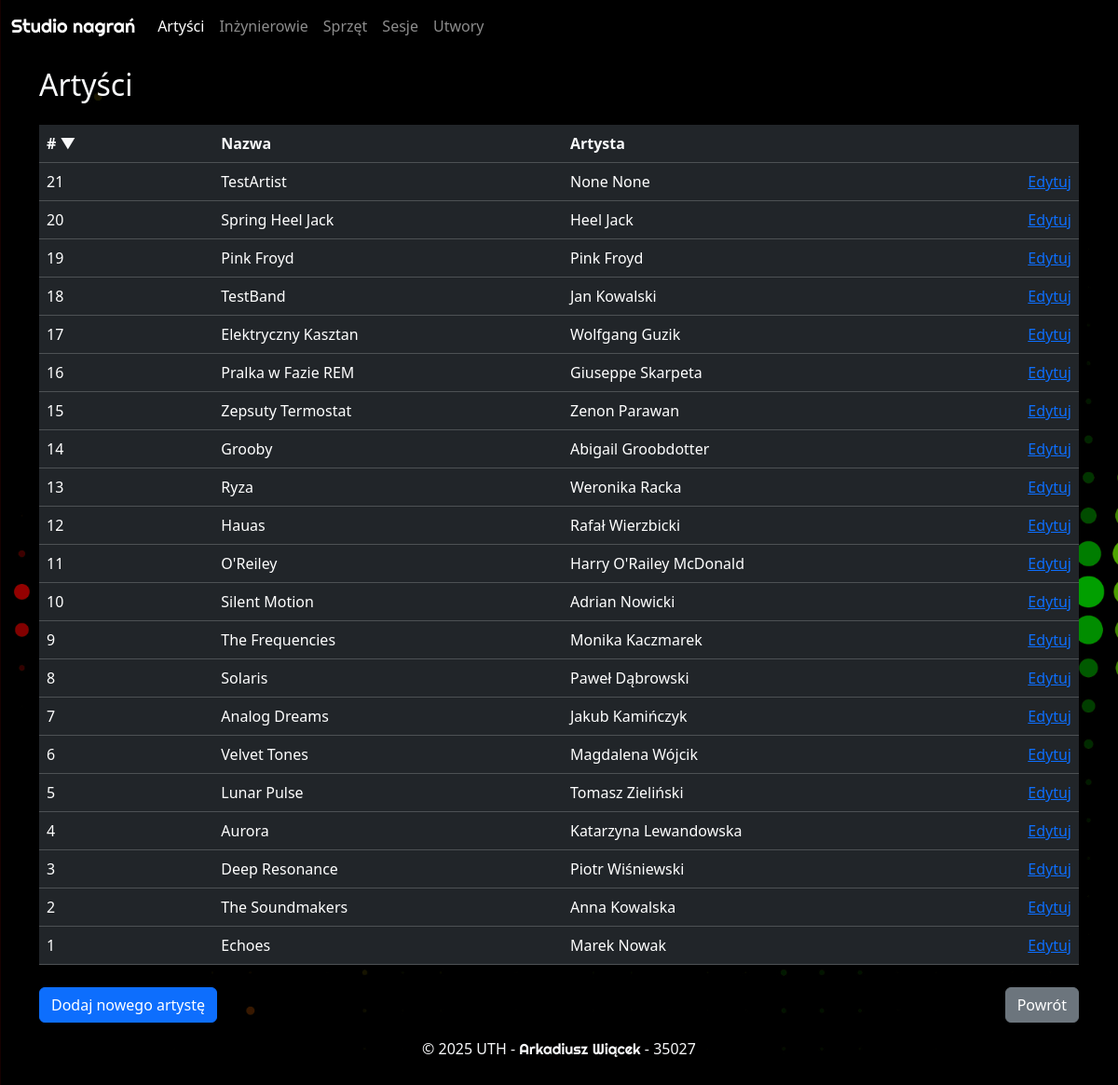
The page /artysci/?sort=IdArtysty&order=desc on the database its author committed.
### app/models.py (models this page shows)
class Artysci(Base):
    __tablename__ = "artysci"
    IdArtysty = Column(Integer, primary_key=True)
    Nazwa = Column(String)
    Imie = Column(String)
    Nazwisko = Column(String)
    sesje = relationship(
        "Sesje", back_populates="artysci", cascade="all, delete-orphan"
    )
    utwory = relationship(
        "Utwory", back_populates="artysci", cascade="all, delete-orphan"
    )

### app/views/artysci.py (the view)
@artysci_bp.route("/")
def artysci_view():
    sesja = database.Session()
    try:
        sort_by = request.args.get("sort", "IdArtysty")
        order = request.args.get("order", "asc")
        sort_columns = {
            "IdArtysty": Artysci.IdArtysty,
            "Nazwa": Artysci.Nazwa,
            "Imie": Artysci.Imie,
            "Nazwisko": Artysci.Nazwisko,
        }
        if sort_by not in sort_columns:
            sort_by = "IdArtysty"
        column = sort_columns[sort_by]
        if order == "desc":
            column = column.desc()
        else:
            column = column.asc()
        wynik_zapytania = select(Artysci).order_by(column)
        rezultat = sesja.execute(wynik_zapytania)
        artysci = rezultat.scalars().all()
        return render_template(
            "artysci.html", artysci=artysci, sort_by=sort_by, order=order
        )
    finally:
        sesja.close()

### app/templates/artysci.html (shortened to what this page needs)
{% extends "base.html" %}
{% block content %}
    <div class="container">
        <div class="row py-1 py-sm-3">
            <div class="col text-light">
                <h2>
                    Artyści
                </h2>
            </div>
        </div>
        <div class="row">
            <div class="col">
                <table class="table table-hover table-dark">
                    <thead>
                        <tr class="d-sm-table-row">
                            <th>
                                <div class="row">
                                    <div class="col-auto col-sm-2">
                                        <a href="?sort=IdArtysty&order={% if sort_by == 'IdArtysty' and order == 'asc' %}desc{% else %}asc{% endif %}"
                                           class="text-light text-decoration-none">
                                            #
                                            {% if sort_by == 'IdArtysty' %}
                                                {% if order == 'asc' %}
                                                    ▲
                                                {% else %}
                                                    ▼
                                                {% endif %}
                                            {% endif %}
                                        </a>
                                    </div>
                                    <div class="col-auto col-sm-4">
                                        <a href="?sort=Nazwa&order={% if sort_by == 'Nazwa' and order == 'asc' %}desc{% else %}asc{% endif %}"
                                           class="text-light text-decoration-none">
                                            Nazwa
                                        </a>
                                    </div>
                                    <div class="col-auto col-sm-4">
                                        <a href="?sort=Imie&order={% if sort_by == 'Imie' and order == 'asc' %}desc{% else %}asc{% endif %}"
                                           class="text-light text-decoration-none">
                                            Artysta
                                        </a>
                                    </div>
                                    <div class="col-sm-2 d-none d-sm-block">
                                    </div>
                                </div>
                            </th>
                        </tr>
                    </thead>
                    {% for artysta in artysci %}
                        <tr data-bs-toggle="modal"
                            data-bs-target="#artistModal"
                            data-artist-id="{{ artysta.IdArtysty }}"
                            data-artist-name="{{ artysta.Nazwa }}">
                            <td>
                                <div class="row">
                                    <div class="col-12 col-sm-2">
                                        <span class="d-inline d-sm-none"># </span>{{ artysta.IdArtysty }}
                                    </div>
                                    <div class="col-12 col-sm-4">
                                        {{ artysta.Nazwa }}
                                    </div>
                                    <div class="col-6 col-sm-4">
                                        {{ artysta.Imie }} {{ artysta.Nazwisko }}
                                    </div>
                                    <div class="col-6 col-sm-2 align-self-end text-end">
                                        <a href="{{ url_for('artysci.edytuj_artyste_view', IdArtysty=artysta.IdArtysty) }}"
                                           onclick="event.stopPropagation()">Edytuj</a>
                                    </div>
                                </div>
                            </td>
                        </tr>
                    {% endfor %}
                </table>
            </div>
        </div>
        <div class="row">
            <div class="col-12 col-sm pt-2">
                <a href="{{ url_for("artysci.dodaj_artyste_view") }}"
                   class="btn btn-primary btn-block">Dodaj nowego artystę</a>
            </div>
            <div class="col-12 col-sm pt-2 d-flex justify-content-sm-end">
                <a href="{{ url_for("index") }}" class="btn btn-secondary btn-block">Powrót</a>
            </div>
        </div>
    </div>
{% endblock content %}

### app/static/style.css (style rules this page uses)
tr[data-bs-toggle='modal'] { cursor: pointer; }
body { background-image: linear-gradient(to right, red, yellow, green, red, yellow), url('images/colour_wave.jpg'); animation: gradientShift 40s infinite linear; background-repeat: no-repeat; background-blend-mode: darken; background-position: absolute; background-size: 400% 100%, cover; background-attachment: fixed; }

### rows shown on the page
Artysci: IdArtysty "21", Nazwa "TestArtist", Imie "None", Nazwisko "None"
Artysci: IdArtysty "20", Nazwa "Spring Heel Jack", Imie "Heel", Nazwisko "Jack"
Artysci: IdArtysty "19", Nazwa "Pink Froyd", Imie "Pink", Nazwisko "Froyd"
Artysci: IdArtysty "18", Nazwa "TestBand", Imie "Jan", Nazwisko "Kowalski"
Artysci: IdArtysty "17", Nazwa "Elektryczny Kasztan", Imie "Wolfgang", Nazwisko "Guzik"
Artysci: IdArtysty "16", Nazwa "Pralka w Fazie REM", Imie "Giuseppe", Nazwisko "Skarpeta"
Artysci: IdArtysty "15", Nazwa "Zepsuty Termostat", Imie "Zenon", Nazwisko "Parawan"
Artysci: IdArtysty "14", Nazwa "Grooby", Imie "Abigail", Nazwisko "Groobdotter"
Artysci: IdArtysty "13", Nazwa "Ryza", Imie "Weronika", Nazwisko "Racka"
Artysci: IdArtysty "12", Nazwa "Hauas", Imie "Rafał", Nazwisko "Wierzbicki"
Artysci: IdArtysty "11", Nazwa "O'Reiley", Imie "Harry", Nazwisko "O'Railey McDonald"
Artysci: IdArtysty "10", Nazwa "Silent Motion", Imie "Adrian", Nazwisko "Nowicki"
Artysci: IdArtysty "9", Nazwa "The Frequencies", Imie "Monika", Nazwisko "Kaczmarek"
Artysci: IdArtysty "8", Nazwa "Solaris", Imie "Paweł", Nazwisko "Dąbrowski"
Artysci: IdArtysty "7", Nazwa "Analog Dreams", Imie "Jakub", Nazwisko "Kamińczyk"
Artysci: IdArtysty "6", Nazwa "Velvet Tones", Imie "Magdalena", Nazwisko "Wójcik"
Artysci: IdArtysty "5", Nazwa "Lunar Pulse", Imie "Tomasz", Nazwisko "Zieliński"
Artysci: IdArtysty "4", Nazwa "Aurora", Imie "Katarzyna", Nazwisko "Lewandowska"
Artysci: IdArtysty "3", Nazwa "Deep Resonance", Imie "Piotr", Nazwisko "Wiśniewski"
Artysci: IdArtysty "2", Nazwa "The Soundmakers", Imie "Anna", Nazwisko "Kowalska"
Artysci: IdArtysty "1", Nazwa "Echoes", Imie "Marek", Nazwisko "Nowak"
